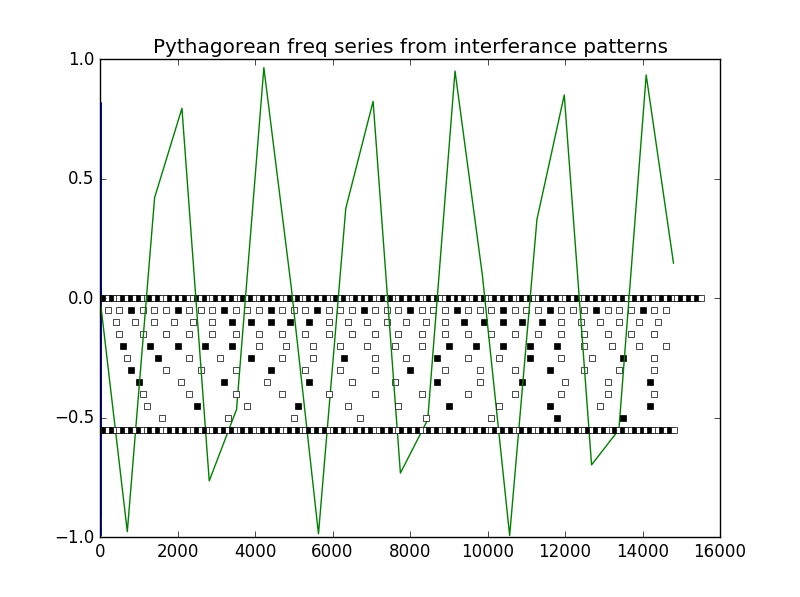
#> input picture python/pythagorean/render/_pyth_11-5-2016-14473.png, 800 x 597 px
$ python -i make_sprites_from_sequences.py   (imports and definitions only)
#> lines starting #> are read from the running program, lines starting #| are printed output that depends on the picture
### python/render_utils/lib/TextColors.py
# -*- coding: utf8 -*-

KNOCKOUT = '\033[100m'
FOO2 = '\033[104m'
WHITE = '\033[97m'
CYAN = '\033[96m'
HEADER = '\033[95m'
OKBLUE = '\033[94m'
OKGREEN = '\033[92m'
WARNING = '\033[93m'
FAIL = '\033[91m'
ENDC = '\033[0m'
INVERTED = '\033[7m'
BLINK = '\033[5m'
UNDERLINE = '\033[4m'
DARKGREEN = '\033[32m'
BOLD = '\033[1m'
HEADERLEFT = FAIL + "░" + FAIL + "▒" + FAIL + "▓" + FAIL + "█"
HEADERLEFT2 = CYAN + "░" + CYAN + "▒" + CYAN + "▓" + CYAN + "█"
HEADERLEFT3 = WARNING + "░" + WARNING + "▒" + WARNING + "▓" + WARNING + "█"
# HEADERLEFT = WARNING + "░" + FAIL + "▒" + CYAN + "▓" + OKGREEN + "█"

# [16 lines left out: function printLogo, not called in this run]

### python/render_utils/make_sprites_from_sequences.py
#!/usr/bin/env python
# -*- coding: utf8 -*-

__author__ = "Arlo Emerson <arloemerson@gmail.com>"
__version__ = "1.5"
__date__ = "2/15/2018"

"""
	SCRIPT:
	make_sprites_from_sequences.py

	SYNOPSIS:
	This script makes a 1 row horizontal sprite from PNGs that are already organized into directories. Typically these would have been exported from After Effects using the built-in PNG Sequence render output module.

	USAGE:
	• Place this script and the lib folder at the sibling level of the PNG folders you want to convert e.g. in your render/output folder.
	• Nothing to set, you just run the script. If there are directories containing PNGs, a sprite will be constructed for each unique set.
	• Directories with names like "misc" or "processed" or "boneyard", etc, will be ignored. All other directories are globbed for *.png files.
"""

import os, sys, glob, subprocess, argparse, textwrap
import lib.png_sprite_maker as _spriteMaker
import lib.strings_EN as strings_en
import lib.TextColors as TextColors
from datetime import datetime as dt
from PIL import Image

class MakeSpritesFromSequences():

	def __init__(self):
		# print("Running '" + self.__class__.__name__ + "'...")
		print("Running " + TextColors.HEADERLEFT2 + TextColors.INVERTED + self.__class__.__name__ + " " + TextColors.ENDC)

		TextColors.printLogo()

		self.workingDir = ""
		self.workingDirShortName = ""
		self.outputType = "png"
		self.verbose = False
		self.vertical = None #default to horizontal sprites
		self.quality = 70
		self.qset = None
		self.qsetList = [50, 60, 70, 75, 80, 85, 90, 95]
		self.encoder = "pillow"
		self.extent = 600
		self.pixel3 = False

		parser = argparse.ArgumentParser(description='This script makes a 1 row horizontal sprite from ' + TextColors.WARNING + 'PNGs that are already organized into directories. ' + TextColors.ENDC + ' Typically these would have been exported from After Effects using the built-in PNG Sequence render output module.',
			epilog=textwrap.dedent('''Setup:
• Place this script and the lib folder at the sibling level of the PNG folders you want to convert e.g. in your render/output folder.

• Nothing to set, you just run the script. If there are directories containing PNGs, a sprite will be constructed for each unique set.

• Directories with names like "misc" or "processed" or "boneyard", etc, will be ignored. All other directories are globbed for *.png files.'''), formatter_class=argparse.RawTextHelpFormatter)
		parser.add_argument('-vert', '--vertical', dest='vertical', action='store_true', help="For making vertical sprites. Default is horizontal.")
		parser.add_argument('-e', '--encoder', dest='encoder', required=False, help="The specific lib to use to encode the output. Default encoder is Pillow. Use -e imagemagic|magic to use the size constraint feature which looks something like: " + TextColors.WHITE + "python make_sprites_from_sequences.py -t jpg -e magic -x 700" + TextColors.ENDC)
		parser.add_argument('-t', '--type', dest='type', required=False, help="For JPEG output use -type jpg|JPG|jpeg|JPEG. Default output is PNG.")
		parser.add_argument('-x', '--extent', dest='extent', required=False, help="Sets the extent flag in the ImageMagick conversion.")
		parser.add_argument('-q', '--quality', dest='quality', required=False, help="e.g. For JPEG with quality 80 use -q 80. Default quality is 70.")
		parser.add_argument('-qset', dest='qset', action='store_true', help="e.g. To export a range of quality settings 50 through 100. Default quality is 70.")
		parser.add_argument('-v','--verbose', dest='verbose', action='store_true', help="Explain what is being done.")
		parser.add_argument('-p3','--pixel3', dest='pixel3', action='store_true', help="Auto crop the sprites for Pixel 3 Q4 launch.")
		parser.add_argument('--version', action='version', version='%(prog)s ' + __version__)
		args = parser.parse_args()

		print("\n----- PREFLIGHT SUMMARY -----")

		if args.type:
			self.outputType = args.type
			print("Output type is " + args.type + ".")
		else:
			if args.encoder:
				if "magic" in args.encoder:
					print(TextColors.WARNING + "No file type was specified, but assuming JPG since you invoked ImageMagick." + TextColors.ENDC)
					self.outputType = "jpg"
				else:
					print("Will create PNG sprites.")
			else:
				print("Will create PNG sprites.")

		if args.verbose:
			self.verbose = args.verbose
			if self.verbose == True:
				print("Verbose mode")

		if args.pixel3:
			self.pixel3 = True

		if args.encoder:
			self.encoder = args.encoder.lower()
			print("Encoder type: " + args.encoder)
		else:
			print("Will save files using Pillow. Use -e magic to use the ImageMagick library.")

		if args.extent:
			self.extent = args.extent.lower()

			if args.encoder == False: # extent was set but the encoder was not, so assume ImageMagick is desired.
				self.encoder = "magic"

			print("extent: " + args.extent)
		else:
			print("Will save at 600KB if magic was called. Use -x flag and pass in a number for KB.")

		if args.vertical:
			self.vertical = args.vertical
			print("Making vertical sprites.")
		else:
			print("Will create horizontal sprites.")

		if args.quality:
			self.quality = args.quality
			print("JPG quality set to " + str(args.quality))

			if args.encoder != None and "magic" in args.encoder:
				print( TextColors.WARNING + "You set the quality flag to " + self.quality + " but encoder is ImageMagick with the default extent flag built in. If you want to set quality use the default encoder by omitting -e magic or using -e pillow." + TextColors.ENDC)
		else:
			if self.outputType != "png":
				print("Will use JPG 70 quality.")

		if args.qset:
			self.qset = args.qset
			print("qset is " + str(args.qset))
		else:
			if self.outputType != "png":
				print("qset ommited, will use JPG 70 quality.")

		print("-----------------------------")

	# [68 lines left out: function runProcess, not called in this run]

	def cropImageForPixel3(self, pImage):
		print("recropping ", pImage)

		# these must be even numbers
		croppingHeight320x480 = 422
		croppingHeight300x250 = 214
		croppingHeight160x600 = 588
		croppingHeight300x600 = 532
		croppingHeight480x320 = 292
		croppingHeight640x480 = 404
		croppingHeight120x600 = 590
		croppingHeight336x280 = 240
		croppedImage = None
		recropImage = pImage #Image.open(pFilePath)
		if self.workingDirShortName.find("-layer1") > -1: # TOP IMAGE
			if self.workingDirShortName.find("320x480") > -1:
				croppedImage = recropImage.crop((0, 0, recropImage.width, croppingHeight320x480))	# left top right bottom 423
			elif self.workingDirShortName.find("300x250") > -1:
				croppedImage = recropImage.crop((0, 0, recropImage.width, croppingHeight300x250))
			elif self.workingDirShortName.find("160x600") > -1:
				croppedImage = recropImage.crop((0, 0, recropImage.width, croppingHeight160x600))
			elif self.workingDirShortName.find("300x600") > -1:
				croppedImage = recropImage.crop((0, 0, recropImage.width, croppingHeight300x600))
			elif self.workingDirShortName.find("480x320") > -1:
				croppedImage = recropImage.crop((0, 0, recropImage.width, croppingHeight480x320))
			elif self.workingDirShortName.find("640x480") > -1:
				croppedImage = recropImage.crop((0, 0, recropImage.width, croppingHeight640x480))
			elif self.workingDirShortName.find("120x600") > -1:
				croppedImage = recropImage.crop((0, 0, recropImage.width, croppingHeight120x600))
			elif self.workingDirShortName.find("336x280") > -1:
				croppedImage = recropImage.crop((0, 0, recropImage.width, croppingHeight336x280))
		elif self.workingDirShortName.find("-layer0") > -1: # BOTTOM IMAGE
			if self.workingDirShortName.find("320x480") > -1:
				croppedImage = recropImage.crop((0, croppingHeight320x480, recropImage.width, recropImage.height))
			elif self.workingDirShortName.find("300x250") > -1:
				croppedImage = recropImage.crop((0, croppingHeight300x250, recropImage.width, recropImage.height))
			elif self.workingDirShortName.find("160x600") > -1:
				croppedImage = recropImage.crop((0, croppingHeight160x600, recropImage.width, recropImage.height))
			elif self.workingDirShortName.find("300x600") > -1:
				croppedImage = recropImage.crop((0, croppingHeight300x600, recropImage.width, recropImage.height))
			elif self.workingDirShortName.find("480x320") > -1:
				croppedImage = recropImage.crop((0, croppingHeight480x320, recropImage.width, recropImage.height))
			elif self.workingDirShortName.find("640x480") > -1:
				croppedImage = recropImage.crop((0, croppingHeight640x480, recropImage.width, recropImage.height))
			elif self.workingDirShortName.find("120x600") > -1:
				croppedImage = recropImage.crop((0, croppingHeight120x600, recropImage.width, recropImage.height))
			elif self.workingDirShortName.find("336x280") > -1:
				croppedImage = recropImage.crop((0, croppingHeight336x280, recropImage.width, recropImage.height))

		return croppedImage

	def printSpriteComplete(self, pName):
		print("\nThe sprite " + TextColors.KNOCKOUT + pName + TextColors.ENDC + " has been created.")

	# [7 lines left out: function openFolder, not called in this run]


	def localPrint(self, pMessage):
		if self.verbose == True:
			print(pMessage)

# get our directories
# assumes this script is running at sibling level to these folders
dirs = next( os.walk('.') )[1]

f = MakeSpritesFromSequences()

# [14 lines not run here, left out]


>>> import cv2
>>> picture = cv2.imread('../pythagorean/render/_pyth_11-5-2016-14473.png', cv2.IMREAD_GRAYSCALE)
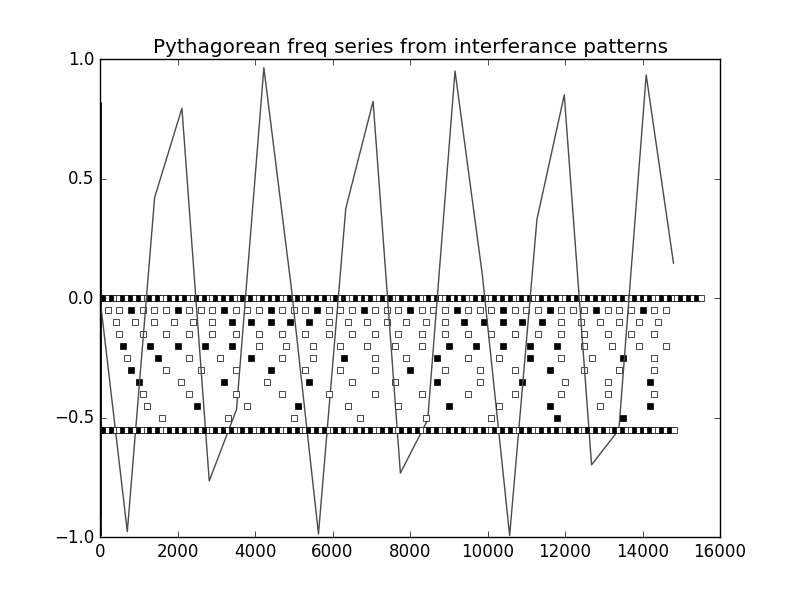
#> picture: shape (597, 800); min 0, max 255, mean 243.2
>>> result = MakeSpritesFromSequences().cropImageForPixel3(picture)
#> (printed output is left out)
